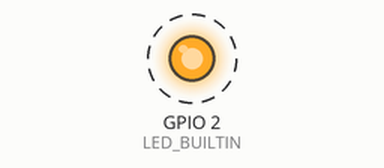
Simulated run of this sketch. Board: ESP32. Shown: output pins drawn as LEDs (lit = HIGH). Dashed ring = blinking. What the sketch prints to the serial monitor is not drawn.

Above: at 0.5 s.
Timing chart, 0 to 4.6 s (numbered marks = the images above):
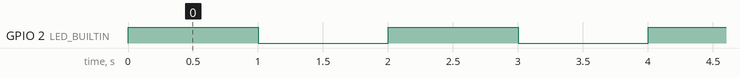

The sketch:

format_esp_fact_defaults.ino
```cpp
#include <FS.h>          // this needs to be first, or it all crashes and burns...
#include <WiFiManager.h> // https://github.com/tzapu/WiFiManager Install from Github
#include <ArduinoJson.h> // https://github.com/bblanchon/ArduinoJson Use version 5, Install from Arduino IDE

#ifdef ESP32
#include <SPIFFS.h>
#endif

WiFiManager wm;

void setup() {
  Serial.begin(115200);
  Serial.println();
  Serial.println("Formatting the SPIFFS...");
  SPIFFS.format();
  Serial.println("Reset WiFiManager...");
  wm.resetSettings();
  Serial.begin(115200);
  pinMode(LED_BUILTIN, OUTPUT);

}

void loop() {
  // put your main code here, to run repeatedly:
  Serial.println("All should be restored to factory defaults by now");
  for (int i=0; i<10;i++)
  {
    digitalWrite(LED_BUILTIN,HIGH);
    delay(1000);
    digitalWrite(LED_BUILTIN, LOW);
    delay(1000);
  }
}
```

Measured:
- by itself, GPIO 2 (LED_BUILTIN): alternates HIGH for 1.0 s and LOW for 1.0 s
